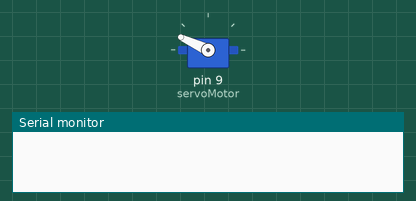
Bench run of a sketch on a simulated Arduino Uno, built with avr-gcc and run on an emulated ATmega328P. Shown: servo, the last lines printed to the serial monitor. Random numbers use the default seed unless the sketch sets one.

Above: at 0.1 s.
At 9.1 s:
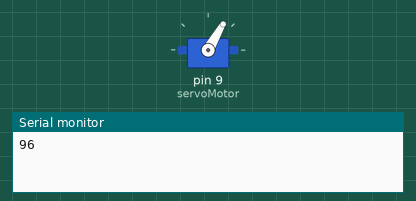
At 21.1 s:
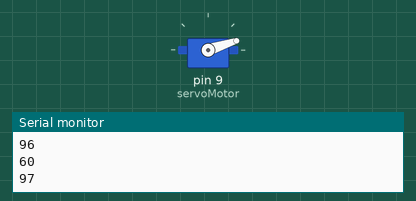
At 37.1 s:
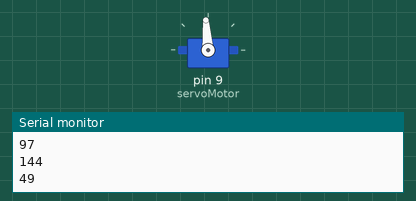
Timing chart, 0 to 40.0 s (numbered marks = the images above):
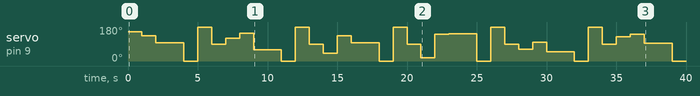

Measured:
- by itself, servo on pin 9 (servoMotor): 155° → 133° at 1.0 s, → 96° 1.0 s later, → 0° 2.0 s later, → 180° 1.0 s later, … (33 changes in this stretch)

The sketch:

Ej3.ino
```cpp
/*
Modifique el ejercicio uno, para que luego de tres movimientos, lea la posición en la que
quedo y la muestre por consola, y luego realice los siguiente movimientos 0, 180 y 90
grados y luego continúe.
*/

#include <Servo.h>

//Declare variable to control servo motor
Servo servoMotor;
long randNumber;
byte i;

void setup() {

  Serial.begin(9600);

  // Initialize servo to work on pin 9
  servoMotor.attach(9);
}

void loop() {

  for(i=1; i<=3;i++){
  	randNumber = random(181);

    //We move the servo to position randNumber (0-180)
    servoMotor.write(randNumber);
    //Delay of 1 second
    delay(1000);
  }

  //Read the servo value and print
  Serial.println(servoMotor.read());
  //Delay of 1 second
  delay(1000);

  //We move the servo to position 0°
    servoMotor.write(0);
    //Delay of 1 second
    delay(1000);

  //We move the servo to position 180°
    servoMotor.write(180);
    //Delay of 1 second
    delay(1000);

  //We move the servo to position 90°
    servoMotor.write(90);
    //Delay of 1 second
    delay(1000);
}
```
